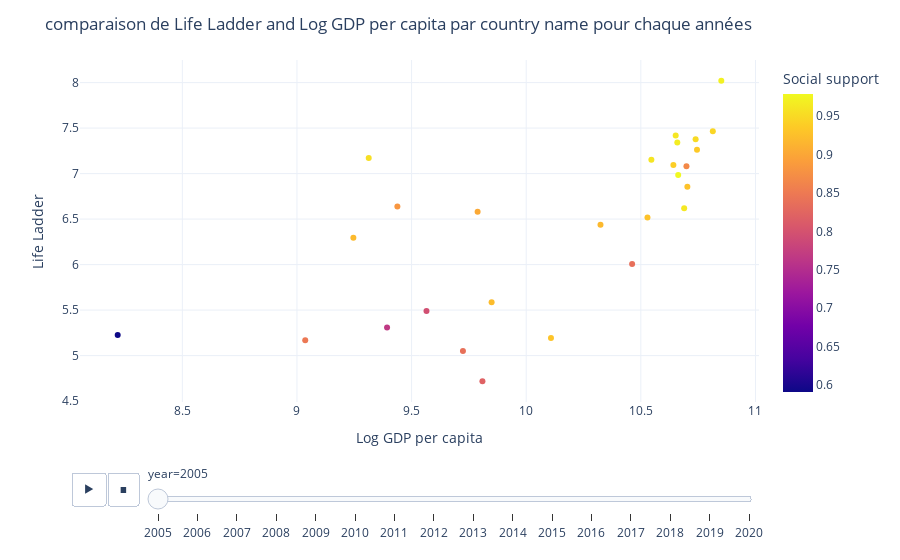

This figure's notebook cell:
### Code cell
import plotly.express as px

# Tracer le nuage de points interactif avec Plotly Express
fig = px.scatter(df,
                 x="Log GDP per capita",
                 y="Life Ladder",
                 animation_frame="year",
                 animation_group="Country name",

                 color="Social support",
                 hover_name="Country name",
                 size_max=200,
                 template="plotly_white")

# Mettre à jour le titre du graphique
fig.update_layout(title="comparaison de Life Ladder and Log GDP per capita par country name pour chaque années")

# Afficher le graphique
fig.show()

### Figure 1 — Plotly figure (JSON) as saved in the notebook; plotly's stock layout.template omitted (floating-point values rounded to 4 significant figures)
{"data": [{"hovertemplate": "<b>%{hovertext}</b><br><br>year=2005<br>Log GDP per capita=%{x}<br>Life Ladder=%{y}<br>Social support=%{marker.color}<extra></extra>", "hovertext": ["Denmark", "France", "Mexico", "Germany", "Poland", "Spain", "Greece", "Brazil", "Sweden", "Egypt", "Saudi Arabia", "Lebanon", "Netherlands", "Australia", "United Kingdom", "Canada", "Iran", "Pakistan", "Hungary", "Czech Republic", "Belgium", "Turkey", "Jordan", "Venezuela", "Italy", "Japan", "Romania"], "ids": ["Denmark", "France", "Mexico", "Germany", "Poland", "Spain", "Greece", "Brazil", "Sweden", "Egypt", "Saudi Arabia", "Lebanon", "Netherlands", "Australia", "United Kingdom", "Canada", "Iran", "Pakistan", "Hungary", "Czech Republic", "Belgium", "Turkey", "Jordan", "Venezuela", "Italy", "Japan", "Romania"], "legendgroup": "", "marker": {"color": [0.972, 0.94, 0.903, 0.963, 0.922, 0.961, 0.837, 0.883, 0.951, 0.848, 0.868, 0.796, 0.947, 0.968, 0.979, 0.962, 0.766, 0.591, 0.93, 0.919, 0.935, 0.82, 0.92, 0.955, 0.928, 0.928, 0.838], "coloraxis": "coloraxis", "symbol": "circle"}, "mode": "markers", "name": "", "orientation": "v", "showlegend": false, "type": "scatter", "x": [10.85, 10.64, 9.788, 10.69, 9.849, 10.55, 10.46, 9.438, 10.74, 9.036, 10.7, 9.565, 10.81, 10.66, 10.66, 10.65, 9.393, 8.218, 10.11, 10.32, 10.74, 9.809, 9.246, 9.313, 10.7, 10.53, 9.724], "xaxis": "x", "y": [8.019, 7.093, 6.581, 6.62, 5.587, 7.153, 6.006, 6.637, 7.376, 5.168, 7.08, 5.491, 7.464, 7.341, 6.984, 7.418, 5.308, 5.225, 5.194, 6.439, 7.262, 4.719, 6.295, 7.17, 6.854, 6.516, 5.049], "yaxis": "y"}], "layout": {"coloraxis": {"colorbar": {"title": {"text": "Social support"}}, "colorscale": [[0, "#0d0887"], [0.1111, "#46039f"], [0.2222, "#7201a8"], [0.3333, "#9c179e"], [0.4444, "#bd3786"], [0.5556, "#d8576b"], [0.6667, "#ed7953"], [0.7778, "#fb9f3a"], [0.8889, "#fdca26"], [1, "#f0f921"]]}, "legend": {"tracegroupgap": 0}, "margin": {"t": 60}, "sliders": [{"active": 0, "currentvalue": {"prefix": "year="}, "len": 0.9, "pad": {"b": 10, "t": 60}, "steps": [{"args": [["2005"], {"frame": {"duration": 0, "redraw": false}, "fromcurrent": true, "mode": "immediate", "transition": {"duration": 0, "easing": "linear"}}], "label": "2005", "method": "animate"}, {"args": [["2006"], {"frame": {"duration": 0, "redraw": false}, "fromcurrent": true, "mode": "immediate", "transition": {"duration": 0, "easing": "linear"}}], "label": "2006", "method": "animate"}, {"args": [["2007"], {"frame": {"duration": 0, "redraw": false}, "fromcurrent": true, "mode": "immediate", "transition": {"duration": 0, "easing": "linear"}}], "label": "2007", "method": "animate"}, {"args": [["2008"], {"frame": {"duration": 0, "redraw": false}, "fromcurrent": true, "mode": "immediate", "transition": {"duration": 0, "easing": "linear"}}], "label": "2008", "method": "animate"}, {"args": [["2009"], {"frame": {"duration": 0, "redraw": false}, "fromcurrent": true, "mode": "immediate", "transition": {"duration": 0, "easing": "linear"}}], "label": "2009", "method": "animate"}, {"args": [["2010"], {"frame": {"duration": 0, "redraw": false}, "fromcurrent": true, "mode": "immediate", "transition": {"duration": 0, "easing": "linear"}}], "label": "2010", "method": "animate"}, {"args": [["2011"], {"frame": {"duration": 0, "redraw": false}, "fromcurrent": true, "mode": "immediate", "transition": {"duration": 0, "easing": "linear"}}], "label": "2011", "method": "animate"}, {"args": [["2012"], {"frame": {"duration": 0, "redraw": false}, "fromcurrent": true, "mode": "immediate", "transition": {"duration": 0, "easing": "linear"}}], "label": "2012", "method": "animate"}, {"args": [["2013"], {"frame": {"duration": 0, "redraw": false}, "fromcurrent": true, "mode": "immediate", "transition": {"duration": 0, "easing": "linear"}}], "label": "2013", "method": "animate"}, {"args": [["2014"], {"frame": {"duration": 0, "redraw": false}, "fromcurrent": true, "mode": "immediate", "transition": {"duration": 0, "easing": "linear"}}], "label": "2014", "method": "animate"}, {"args": [["2015"], {"frame": {"duration": 0, "redraw": false}, "fromcurrent": true, "mode": "immediate", "transition": {"duration": 0, "easing": "linear"}}], "label": "2015", "method": "animate"}, {"args": [["2016"], {"frame": {"duration": 0, "redraw": false}, "fromcurrent": true, "mode": "immediate", "transition": {"duration": 0, "easing": "linear"}}], "label": "2016", "method": "animate"}, {"args": [["2017"], {"frame": {"duration": 0, "redraw": false}, "fromcurrent": true, "mode": "immediate", "transition": {"duration": 0, "easing": "linear"}}], "label": "2017", "method": "animate"}, {"args": [["2018"], {"frame": {"duration": 0, "redraw": false}, "fromcurrent": true, "mode": "immediate", "transition": {"duration": 0, "easing": "linear"}}], "label": "2018", "method": "animate"}, {"args": [["2019"], {"frame": {"duration": 0, "redraw": false}, "fromcurrent": true, "mode": "immediate", "transition": {"duration": 0, "easing": "linear"}}], "label": "2019", "method": "animate"}, {"args": [["2020"], {"frame": {"duration": 0, "redraw": false}, "fromcurrent": true, "mode": "immediate", "transition": {"duration": 0, "easing": "linear"}}], "label": "2020", "method": "animate"}], "x": 0.1, "xanchor": "left", "y": 0, "yanchor": "top"}], "title": {"text": "comparaison de Life Ladder and Log GDP per capita par country name pour chaque années"}, "updatemenus": [{"buttons": [{"args": [null, {"frame": {"duration": 500, "redraw": false}, "fromcurrent": true, "mode": "immediate", "transition": {"duration": 500, "easing": "linear"}}], "label": "&#9654;", "method": "animate"}, {"args": [[null], {"frame": {"duration": 0, "redraw": false}, "fromcurrent": true, "mode": "immediate", "transition": {"duration": 0, "easing": "linear"}}], "label": "&#9724;", "method": "animate"}], "direction": "left", "pad": {"r": 10, "t": 70}, "showactive": false, "type": "buttons", "x": 0.1, "xanchor": "right", "y": 0, "yanchor": "top"}], "xaxis": {"anchor": "y", "domain": [0, 1], "title": {"text": "Log GDP per capita"}}, "yaxis": {"anchor": "x", "domain": [0, 1], "title": {"text": "Life Ladder"}}}}
